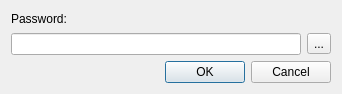
<?xml version="1.0" encoding="UTF-8"?>
<ui version="4.0">
 <class>PasswordInputDialog</class>
 <widget class="QDialog" name="PasswordInputDialog">
  <property name="geometry">
   <rect>
    <x>0</x>
    <y>0</y>
    <width>342</width>
    <height>94</height>
   </rect>
  </property>
  <property name="sizePolicy">
   <sizepolicy hsizetype="Preferred" vsizetype="Minimum">
    <horstretch>0</horstretch>
    <verstretch>0</verstretch>
   </sizepolicy>
  </property>
  <property name="windowTitle">
   <string>Dialog</string>
  </property>
  <layout class="QVBoxLayout" name="verticalLayout">
   <item>
    <layout class="QGridLayout" name="gridLayout_2">
     <item row="3" column="0">
      <widget class="QLineEdit" name="editPassword">
       <property name="sizePolicy">
        <sizepolicy hsizetype="Expanding" vsizetype="Fixed">
         <horstretch>1</horstretch>
         <verstretch>0</verstretch>
        </sizepolicy>
       </property>
       <property name="echoMode">
        <enum>QLineEdit::Password</enum>
       </property>
       <property name="clearButtonEnabled">
        <bool>false</bool>
       </property>
      </widget>
     </item>
     <item row="3" column="1">
      <widget class="QToolButton" name="buttonShowHidePassword">
       <property name="text">
        <string>...</string>
       </property>
       <property name="icon">
        <iconset>
         <normaloff>icon/pwd_show.png</normaloff>icon/pwd_show.png</iconset>
       </property>
      </widget>
     </item>
     <item row="0" column="0">
      <widget class="QLabel" name="labelMessage">
       <property name="sizePolicy">
        <sizepolicy hsizetype="Preferred" vsizetype="Minimum">
         <horstretch>0</horstretch>
         <verstretch>0</verstretch>
        </sizepolicy>
       </property>
       <property name="text">
        <string>Password:</string>
       </property>
      </widget>
     </item>
    </layout>
   </item>
   <item>
    <widget class="QDialogButtonBox" name="buttonBox">
     <property name="orientation">
      <enum>Qt::Horizontal</enum>
     </property>
     <property name="standardButtons">
      <set>QDialogButtonBox::Cancel|QDialogButtonBox::Ok</set>
     </property>
    </widget>
   </item>
  </layout>
 </widget>
 <resources/>
 <connections>
  <connection>
   <sender>buttonBox</sender>
   <signal>accepted()</signal>
   <receiver>PasswordInputDialog</receiver>
   <slot>accept()</slot>
   <hints>
    <hint type="sourcelabel">
     <x>248</x>
     <y>254</y>
    </hint>
    <hint type="destinationlabel">
     <x>157</x>
     <y>274</y>
    </hint>
   </hints>
  </connection>
  <connection>
   <sender>buttonBox</sender>
   <signal>rejected()</signal>
   <receiver>PasswordInputDialog</receiver>
   <slot>reject()</slot>
   <hints>
    <hint type="sourcelabel">
     <x>316</x>
     <y>260</y>
    </hint>
    <hint type="destinationlabel">
     <x>286</x>
     <y>274</y>
    </hint>
   </hints>
  </connection>
 </connections>
</ui>
